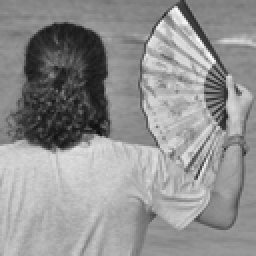
%> input picture siahosefid.bmp, 128 x 128 px (shown 2 times larger)
$ octave --eval "main;"   (GNU Octave 9; MATLAB toolbox functions it lacks are replaced by stand-ins)
%> lines starting %> are read from the running program, lines starting %| are printed output that depends on the picture
function main
filename = 'siahosefid';
img = double(imread([filename '.bmp']))./255;
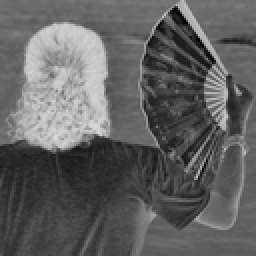
%> img: size 128x128 double (shown 2 times larger); min 0, max 0.855, mean 0.382
[nrow, ncol] = size(img);
%> nrow = 128; ncol = 128

for nMethod = 1:4;
    fprintf('Welcome to program of image edge detection using ant colony.\nPlease wait......\n');
    v = zeros(size(img));
    v_norm = 0;
    for rr =1:nrow
        for cc=1:ncol
            temp1 = [rr-2 cc-1; rr-2 cc+1; rr-1 cc-2; rr-1 cc-1; rr-1 cc; rr-1 cc+1; rr-1 cc+2; rr cc-1];
            temp2 = [rr+2 cc+1; rr+2 cc-1; rr+1 cc+2; rr+1 cc+1; rr+1 cc; rr+1 cc-1; rr+1 cc-2; rr cc+1];
            temp0 = find(temp1(:,1)>=1 & temp1(:,1)<=nrow & temp1(:,2)>=1 & temp1(:,2)<=ncol & temp2(:,1)>=1 & temp2(:,1)<=nrow & temp2(:,2)>=1 & temp2(:,2)<=ncol);
            temp11 = temp1(temp0, :);
            temp22 = temp2(temp0, :);
            temp00 = zeros(size(temp11,1));
            for kk = 1:size(temp11,1)
                temp00(kk) = abs(img(temp11(kk,1), temp11(kk,2))-img(temp22(kk,1), temp22(kk,2)));
            end

            if size(temp11,1) == 0
                v(rr, cc) = 0;
                v_norm = v_norm + v(rr, cc);
            else
                lambda = 10;
                switch nMethod
                    case 1
                        temp00 = lambda .* temp00;
                    case 2
                        temp00 = lambda .* temp00.^2;
                    case 3
                        temp00 = sin(pi .* temp00./2./lambda);
                    case 4
                        temp00 = sin(pi.*temp00./lambda).*pi.*temp00./lambda;
                end
                v(rr, cc) = sum(sum(temp00.^2));
                v_norm = v_norm + v(rr, cc);
            end
        end
    end
    v = v./v_norm;
    v = v.*100;
    p = 0.0001 .* ones(size(img));
    alpha = 1;
    beta = 0.1;
    rho = 0.1;
    phi = 0.05;
    ant_total_num = round(sqrt(nrow*ncol));
    ant_pos_idx = zeros(ant_total_num, 2);
    rand('state', sum(clock));
    temp = rand(ant_total_num, 2);
    ant_pos_idx(:,1) = round(1 + (nrow-1) * temp(:,1));
    ant_pos_idx(:,2) = round(1 + (ncol-1) * temp(:,2));
    search_clique_mode = '8';

    if nrow*ncol == 128*128
        A = 40;
        memory_length = round(rand(1).*(1.15*A-0.85*A)+0.85*A);
    elseif nrow*ncol == 256*256
        A = 30;
        memory_length = round(rand(1).*(1.15*A-0.85*A)+0.85*A);
    elseif nrow*ncol == 512*512
        A = 20;
        memory_length = round(rand(1).*(1.15*A-0.85*A)+0.85*A);
    end

    ant_memory = zeros(ant_total_num, memory_length);

    if nrow*ncol == 128*128
        total_step_num = 300;
    elseif nrow*ncol == 256*256
        total_step_num = 900;
    elseif nrow*ncol == 512*512
        total_step_num = 1500;
    end

    total_iteration_num = 3;

    for iteration_idx = 1: total_iteration_num
        delta_p = zeros(nrow, ncol);
        for step_idx = 1: total_step_num
            delta_p_current = zeros(nrow, ncol);
            for ant_idx = 1:ant_total_num
                ant_current_row_idx = ant_pos_idx(ant_idx,1);
                ant_current_col_idx = ant_pos_idx(ant_idx,2);
                if search_clique_mode == '4'
                    rr = ant_current_row_idx;
                    cc = ant_current_col_idx;
                    ant_search_range_temp = [rr-1 cc; rr cc+1; rr+1 cc; rr cc-1];
                elseif search_clique_mode == '8'
                    rr = ant_current_row_idx;
                    cc = ant_current_col_idx;
                    ant_search_range_temp = [rr-1 cc-1; rr-1 cc; rr-1 cc+1; rr cc-1; rr cc+1; rr+1 cc-1; rr+1 cc; rr+1 cc+1];
                end
                temp = find(ant_search_range_temp(:,1)>=1 & ant_search_range_temp(:,1)<=nrow & ant_search_range_temp(:,2)>=1 & ant_search_range_temp(:,2)<=ncol);
                ant_search_range = ant_search_range_temp(temp, :);
                ant_transit_prob_v = zeros(size(ant_search_range,1),1);
                ant_transit_prob_p = zeros(size(ant_search_range,1),1);
                for kk = 1:size(ant_search_range,1)
                    temp = (ant_search_range(kk,1)-1)*ncol + ant_search_range(kk,2);
                    if length(find(ant_memory(ant_idx,:)==temp))==0
                        ant_transit_prob_v(kk) = v(ant_search_range(kk,1), ant_search_range(kk,2));
                        ant_transit_prob_p(kk) = p(ant_search_range(kk,1), ant_search_range(kk,2));
                    else
                        ant_transit_prob_v(kk) = 0;
                        ant_transit_prob_p(kk) = 0;
                    end
                end
                if (sum(sum(ant_transit_prob_v))==0) | (sum(sum(ant_transit_prob_p))==0)
                    for kk = 1:size(ant_search_range,1)
                        temp = (ant_search_range(kk,1)-1)*ncol + ant_search_range(kk,2);
                        ant_transit_prob_v(kk) = v(ant_search_range(kk,1), ant_search_range(kk,2));
                        ant_transit_prob_p(kk) = p(ant_search_range(kk,1), ant_search_range(kk,2));
                    end
                end

                ant_transit_prob = (ant_transit_prob_v.^alpha) .* (ant_transit_prob_p.^beta) ./ (sum(sum((ant_transit_prob_v.^alpha) .* (ant_transit_prob_p.^beta))));
                rand('state', sum(100*clock));
                temp = find(cumsum(ant_transit_prob)>=rand(1), 1);
                ant_next_row_idx = ant_search_range(temp,1);
                ant_next_col_idx = ant_search_range(temp,2);
                if length(ant_next_row_idx) == 0
                    ant_next_row_idx = ant_current_row_idx;
                    ant_next_col_idx = ant_current_col_idx;
                end

                ant_pos_idx(ant_idx,1) = ant_next_row_idx;
                ant_pos_idx(ant_idx,2) = ant_next_col_idx;
                delta_p_current(ant_pos_idx(ant_idx,1), ant_pos_idx(ant_idx,2)) = 1;
                if step_idx <= memory_length
                    ant_memory(ant_idx,step_idx) = (ant_pos_idx(ant_idx,1)-1)*ncol + ant_pos_idx(ant_idx,2);
                elseif step_idx > memory_length
                    ant_memory(ant_idx,:) = circshift(ant_memory(ant_idx,:),[0 -1]);
                    ant_memory(ant_idx,end) = (ant_pos_idx(ant_idx,1)-1)*ncol + ant_pos_idx(ant_idx,2);
                end
                p = ((1-rho).*p + rho.*delta_p_current.*v).*delta_p_current + p.*(abs(1-delta_p_current));
            end
            delta_p = (delta_p + (delta_p_current>0))>0;
            p = (1-phi).*p;
        end
    end
    T = func_seperate_two_class(p);
    fprintf('Done!\n');
    imwrite(uint8(abs((p>=T).*255-255)), gray(256), [filename '_edge_aco_' num2str(nMethod) '.bmp'], 'bmp');
end


function level = func_seperate_two_class(I)
I = I(:);
[counts, N]=hist(I,256);
i=1;
mu=cumsum(counts);
T(i)=(sum(N.*counts))/mu(end);
mu2=cumsum(counts(N<=T(i)));
MBT=sum(N(N<=T(i)).*counts(N<=T(i)))/mu2(end);
mu3=cumsum(counts(N>T(i)));
MAT=sum(N(N>T(i)).*counts(N>T(i)))/mu3(end);
i=i+1;
T(i)=(MAT+MBT)/2;
Threshold=T(i);
while abs(T(i)-T(i-1))>=1
    mu2=cumsum(counts(N<=T(i)));
    MBT=sum(N(N<=T(i)).*counts(N<=T(i)))/mu2(end);
    mu3=cumsum(counts(N>T(i)));
    MAT=sum(N(N>T(i)).*counts(N>T(i)))/mu3(end);
    i=i+1;
    T(i)=(MAT+MBT)/2;
    Threshold=T(i);
end

level = Threshold;
%> (the run ends here)
